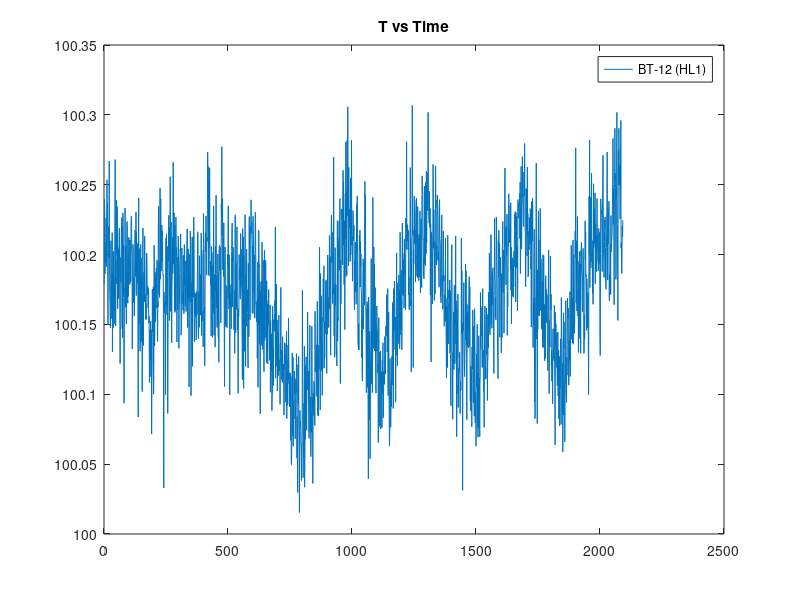
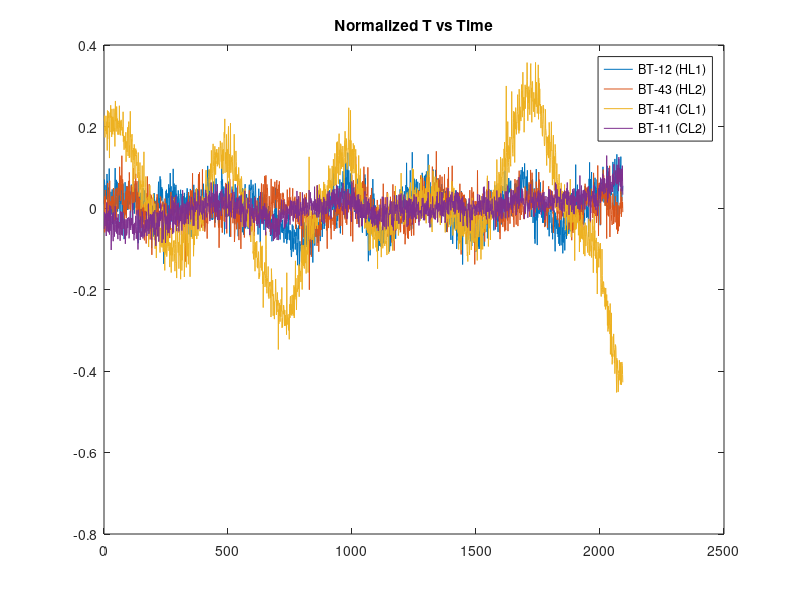
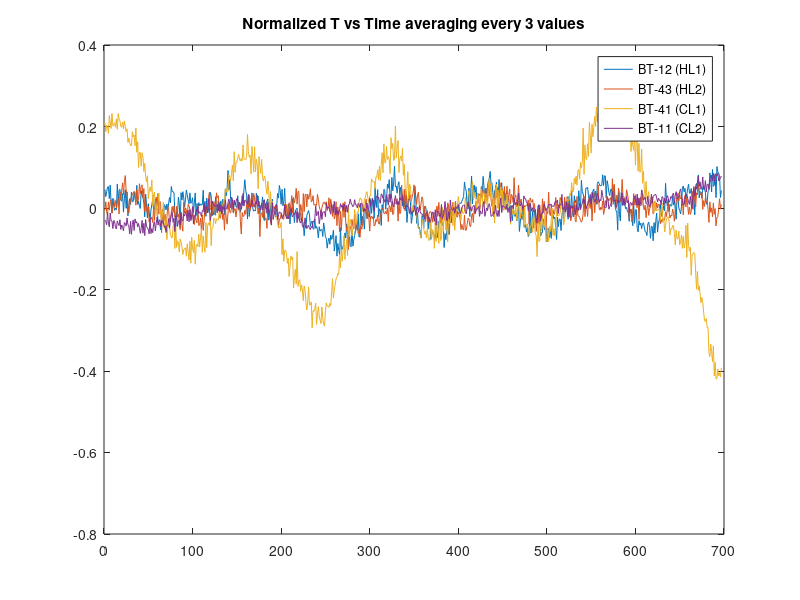
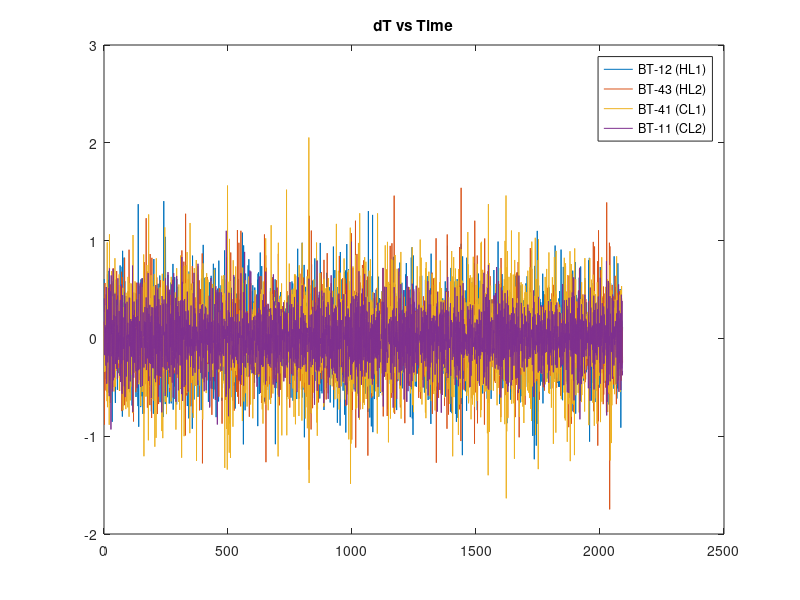

Reproduce these figures in MATLAB, in order.
clear;clc

load('7kW_ss_data_split_power_w_headers.mat')


 %BT-12 (HL-1)
    A1 = data.BT_12;
    A1(1:1000)=[]; %deleting first 1000 rows
    dT1=diff(A1)/.1;
    v1=std(A1)

    %BT-43 (HL2)
    A2 = data.BT_43;
    A2(1:1000)=[]; %deleting first 1000 rows
    dT2=diff(A2)/.1;
    v2=std(A2)
    
    %BT-41 (CL1)
    A3 = data.BT_41;
    A3(1:1000)=[]; %deleting first 1000 rows
    dT3=diff(A3)/.1;
    v3=std(A3)

    
    %BT-11 (CL2)
    A4 = data.BT_11;
    A4(1:1000)=[]; %deleting first 1000 rows
    dT4=diff(A4)/.1;
    v4=std(A4)

t4=[1:numel(A1)];
    
%BELOW SHOWS THE EFFECTS OF AVERAGING EVERY COUPLE OF VALUES

m = 3; % average every m values
z1 = arrayfun(@(i) mean(A1(i:i+m-1)),1:m:length(A1)-m+1)'; % vector by averaging every m elements
z2 = arrayfun(@(i) mean(A2(i:i+m-1)),1:m:length(A2)-m+1)'; % vector by averaging every m elements
z3 = arrayfun(@(i) mean(A3(i:i+m-1)),1:m:length(A3)-m+1)'; % vector by averaging every m elements
z4 = arrayfun(@(i) mean(A4(i:i+m-1)),1:m:length(A4)-m+1)'; % vector by averaging every m elements
t3=[1:1:numel(z1)];
vz1=std(z1)
vz2=std(z2)
vz3=std(z3)
vz4=std(z4)

m = 30; % average every m values
y1 = arrayfun(@(i) mean(dT1(i:i+m-1)),1:m:length(dT1)-m+1)'; % vector by averaging every m elements
y2 = arrayfun(@(i) mean(dT2(i:i+m-1)),1:m:length(dT2)-m+1)'; % vector by averaging every m elements
y3 = arrayfun(@(i) mean(dT3(i:i+m-1)),1:m:length(dT3)-m+1)'; % vector by averaging every m elements
y4 = arrayfun(@(i) mean(dT4(i:i+m-1)),1:m:length(dT4)-m+1)'; % vector by averaging every m elements
vy1=std(y1)
vy2=std(y2)
vy3=std(y3)
vy4=std(y4)


figure
plot(t4,A1);
title('T vs Time')
legend('BT-12 (HL1)')

figure
plot(t4,A1-mean(A1),t4,A2-mean(A2),t4,A3-mean(A3),t4,A4-mean(A4));
title('Normalized T vs Time')
legend('BT-12 (HL1)','BT-43 (HL2)','BT-41 (CL1)','BT-11 (CL2)')

figure
plot(t3,z1-mean(z1),t3,z2-mean(z2),t3,z3-mean(z3),t3,z4-mean(z4));
title('Normalized T vs Time averaging every 3 values')
legend('BT-12 (HL1)','BT-43 (HL2)','BT-41 (CL1)','BT-11 (CL2)')



t1=[1:1:numel(dT1)];
figure
plot(t1,dT1,t1,dT2,t1,dT3,t1,dT4);
title('dT vs Time')
legend('BT-12 (HL1)','BT-43 (HL2)','BT-41 (CL1)','BT-11 (CL2)')

t2=[1:1:numel(y1)];
figure
plot(t2,y1,t2,y2,t2, y3,t2, y4);
title('dT vs. time averaging every 10 values') %value number depends on m
ylabel('dT') % y-axis label
legend('BT-12 (HL1)','BT-43 (HL2)','BT-41 (CL1)','BT-11 (CL2)')
